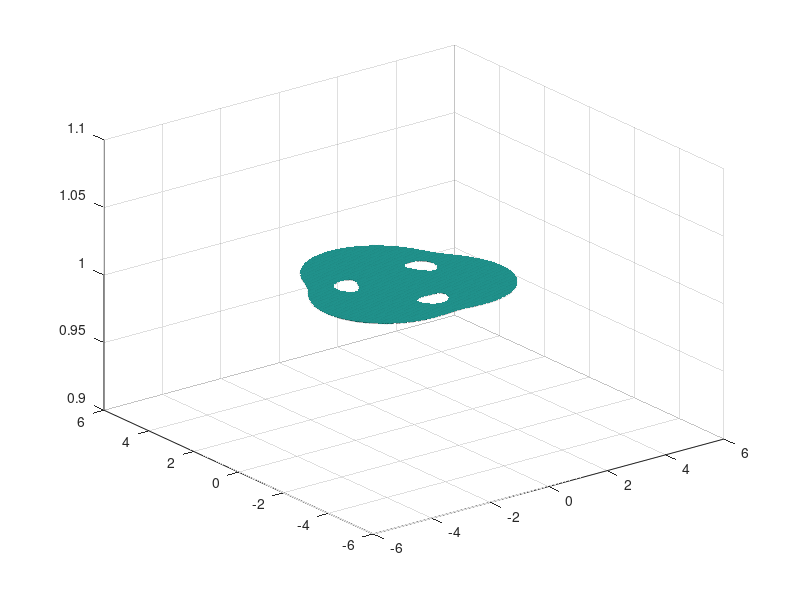

MATLAB code to generate this figure:
v = -5:0.01:5;
[x y]=meshgrid(v);
f =((x-1).^2+y.^2-4).*((x+1).^2+y.^2-4).*(x.^2+(y-sqrt(3)).^2-4) < 10;
f = double(f);
f(f == 0) = NaN;
surf(x, y, f)
